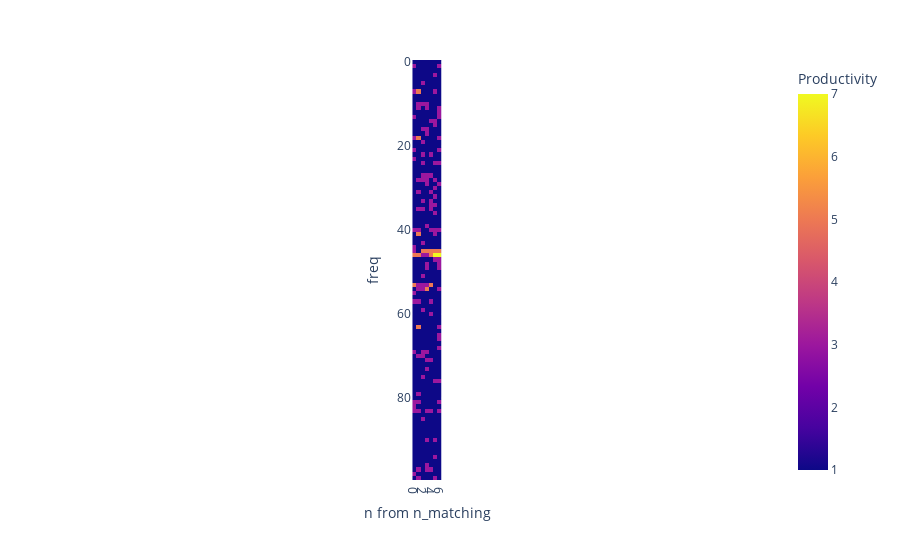

The notebook cell saved with this chart:
### Code cell
fig = px.imshow(freq_n_matchings,
                labels=dict(x="n from n_matching", y="freq", color="Productivity"),
                x=list(range(N)),
                y=list(range(num_points))
               )
fig.show()

### Figure 1 — Plotly figure (JSON) as saved in the notebook; plotly's stock layout.template omitted (floating-point values rounded to 4 significant figures; data arrays with more than 128 entries replaced by an {"elided": "..."} marker saying what was removed)
{"data": [{"coloraxis": "coloraxis", "hovertemplate": "n from n_matching: %{x}<br>freq: %{y}<br>Productivity: %{z}<extra></extra>", "name": "0", "type": "heatmap", "x": [0, 1, 2, 3, 4, 5, 6], "xaxis": "x", "y": [0, 1, 2, 3, 4, 5, 6, 7, 8, 9, 10, 11, 12, 13, 14, 15, 16, 17, 18, 19, 20, 21, 22, 23, 24, 25, 26, 27, 28, 29, 30, 31, 32, 33, 34, 35, 36, 37, 38, 39, 40, 41, 42, 43, 44, 45, 46, 47, 48, 49, 50, 51, 52, 53, 54, 55, 56, 57, 58, 59, 60, 61, 62, 63, 64, 65, 66, 67, 68, 69, 70, 71, 72, 73, 74, 75, 76, 77, 78, 79, 80, 81, 82, 83, 84, 85, 86, 87, 88, 89, 90, 91, 92, 93, 94, 95, 96, 97, 98, 99], "yaxis": "y", "z": {"elided": "100x7 int values"}}], "layout": {"coloraxis": {"colorbar": {"title": {"text": "Productivity"}}, "colorscale": [[0, "#0d0887"], [0.1111, "#46039f"], [0.2222, "#7201a8"], [0.3333, "#9c179e"], [0.4444, "#bd3786"], [0.5556, "#d8576b"], [0.6667, "#ed7953"], [0.7778, "#fb9f3a"], [0.8889, "#fdca26"], [1, "#f0f921"]]}, "margin": {"t": 60}, "xaxis": {"anchor": "y", "constrain": "domain", "domain": [0, 1], "scaleanchor": "y", "title": {"text": "n from n_matching"}}, "yaxis": {"anchor": "x", "autorange": "reversed", "constrain": "domain", "domain": [0, 1], "title": {"text": "freq"}}}}
